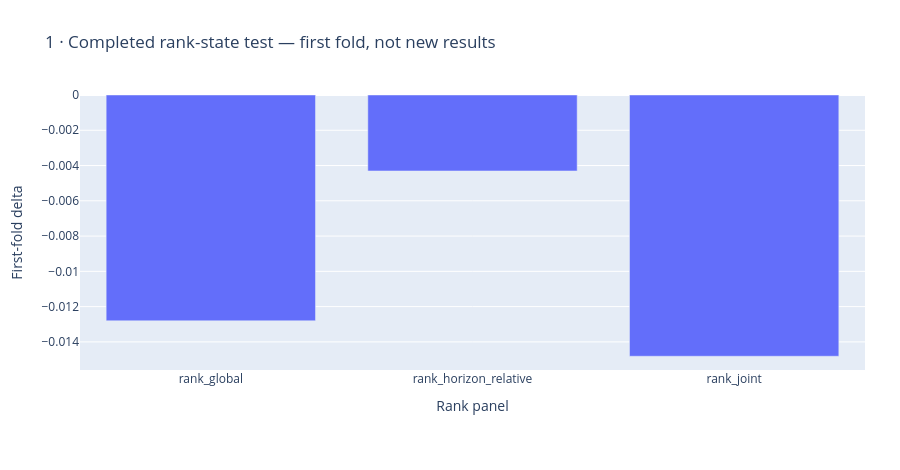

Notebook cell for this chart:
### Markdown cell above
## Prior negative evidence

These are the completed FIRST-fold rank results, not the new middle-fold experiment.

### Code cell
figures[0].show()

### Figure 1 — Plotly figure (JSON) as saved in the notebook; plotly's stock layout.template omitted (floating-point values rounded to 4 significant figures)
{"data": [{"type": "bar", "x": ["rank_global", "rank_horizon_relative", "rank_joint"], "y": [-0.0128, -0.004308, -0.01481]}], "layout": {"height": 470, "legend": {"orientation": "h", "y": -0.3}, "margin": {"b": 100, "l": 80, "r": 35, "t": 95}, "title": {"text": "1 · Completed rank-state test — first fold, not new results"}, "xaxis": {"title": {"text": "Rank panel"}}, "yaxis": {"title": {"text": "First-fold delta"}}}}
